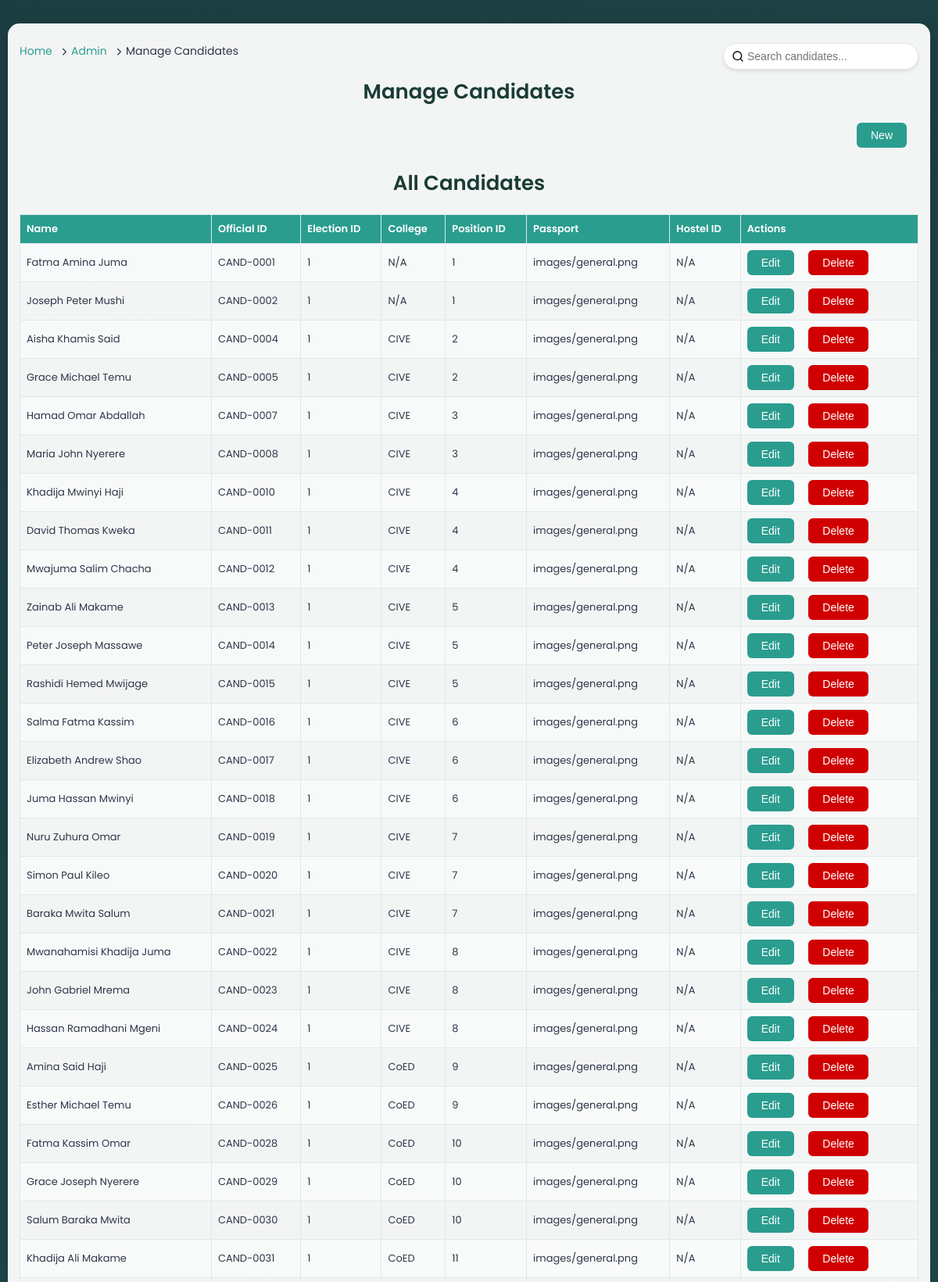
The page /admin-operations/manage-candidates.php (signed in, upper part) on the database its author committed.
### tables this page shows
CREATE TABLE `candidates` (
  `id` int NOT NULL,
  `official_id` varchar(30) DEFAULT NULL,
  `election_id` int DEFAULT NULL,
  `firstname` varchar(30) NOT NULL,
  `midname` varchar(30) DEFAULT NULL,
  `lastname` varchar(30) NOT NULL,
  `association` varchar(40) DEFAULT NULL,
  `college` varchar(50) DEFAULT NULL,
  `position_id` int NOT NULL,
  `pair_id` int DEFAULT NULL,
  `passport` varchar(400) DEFAULT 'images/general.png',
  `hostel_id` int DEFAULT NULL,
  PRIMARY KEY (`id`),
  KEY `official_id` (`official_id`),
  KEY `election_id` (`election_id`),
  CONSTRAINT `fk_elections` FOREIGN KEY (`election_id`) REFERENCES `elections` (`election_id`) ON DELETE SET NULL ON UPDATE CASCADE
);

### admin-operations/manage-candidates.php (the view, shortened to what this page needs)
<?php
$host = 'localhost';
$dbname = 'smartuchaguzi_db';
$username = 'root';
$password = 'Leonida1972@@@@';
try {
    $pdo = new PDO("mysql:host=$host;dbname=$dbname", $username, $password);
    $pdo->setAttribute(PDO::ATTR_ERRMODE, PDO::ERRMODE_EXCEPTION);
} catch (PDOException $e) {
    error_log("Connection failed: " . $e->getMessage());
    die("Connection failed. Please try again later.");
}
$errors = [];
$candidates = [];
try {
    $stmt = $pdo->prepare(
        "SELECT c.id, c.official_id, c.election_id, c.firstname, c.midname, c.lastname, c.association, c.college, c.position_id,
                c.passport, c.hostel_id, e.association AS election_association, cl.name AS college_name, ep.name AS position_name, h.name AS hostel_name
         FROM candidates c
         LEFT JOIN elections e ON c.election_id = e.election_id
         LEFT JOIN electionpositions ep ON c.position_id = ep.position_id
         LEFT JOIN colleges cl ON ep.college_id = cl.college_id
         LEFT JOIN hostels h ON ep.hostel_id = h.hostel_id"
    );
    $stmt->execute();
    $candidates = $stmt->fetchAll(PDO::FETCH_ASSOC);
} catch (PDOException $e) {
    error_log("Fetch candidates failed: " . $e->getMessage());
    $errors[] = "Failed to load candidates.";
}
?>
<!DOCTYPE html>
<html lang="en">
<head>
    <link rel="stylesheet" href="https://cdnjs.cloudflare.com/ajax/libs/font-awesome/6.0.0/css/all.min.css">
</head>
<body>
    <div class="container">
        <div class="breadcrumb">
            <a href="../index.html">Home</a> <i class="fas fa-chevron-right"></i>
            <a href="../admin-dashboard.php">Admin</a> <i class="fas fa-chevron-right"></i>
            <span>Manage Candidates</span>
        </div>
        <h2>Manage Candidates</h2>
        <div class="search-bar">
            <input type="text" id="searchInput" placeholder="Search candidates..." onkeyup="filterTable()">
        </div>
        <div class="action-bar">
            <button class="new-btn" onclick="openNewModal()">New</button>
        </div>
        <h3>All Candidates</h3>
        <?php if (empty($candidates)): ?>
            <p>No candidates found.</p>
        <?php else: ?>
            <table id="candidateTable">
                <tr>
                    <th>Name</th>
                    <th>Official ID</th>
                    <th>Election ID</th>
                    <th>College</th>
                    <th>Position ID</th>
                    <th>Passport</th>
                    <th>Hostel ID</th>
                    <th>Actions</th>
                </tr>
                <?php foreach ($candidates as $candidate): ?>
                    <tr>
                        <td><?php echo htmlspecialchars(($candidate['midname'] ? $candidate['firstname'] . ' ' . $candidate['midname'] . ' ' : $candidate['firstname'] . ' ') . $candidate['lastname']); ?></td>
                        <td><?php echo htmlspecialchars($candidate['official_id'] ?? 'N/A'); ?></td>
                        <td><?php echo htmlspecialchars($candidate['election_id'] ?? 'N/A'); ?></td>
                        <td><?php echo htmlspecialchars($candidate['college'] ?? 'N/A'); ?></td>
                        <td><?php echo htmlspecialchars($candidate['position_id'] ?? 'N/A'); ?></td>
                        <td><?php echo htmlspecialchars($candidate['passport'] ?? 'images/general.png'); ?></td>
                        <td><?php echo htmlspecialchars($candidate['hostel_id'] ?? 'N/A'); ?></td>
                        <td>
                            <button class="edit-btn" onclick="editCandidate(<?php echo $candidate['id']; ?>, '<?php echo addslashes($candidate['official_id'] ?? ''); ?>', '<?php echo addslashes($candidate['election_id'] ?? ''); ?>', '<?php echo addslashes($candidate['firstname'] ?? ''); ?>', '<?php echo addslashes($candidate['midname'] ?? ''); ?>', '<?php echo addslashes($candidate['lastname'] ?? ''); ?>', '<?php echo addslashes($candidate['association'] ?? ''); ?>', '<?php echo addslashes($candidate['college'] ?? ''); ?>', '<?php echo addslashes($candidate['position_id'] ?? ''); ?>', '<?php echo addslashes($candidate['passport'] ?? 'images/general.png'); ?>', '<?php echo addslashes($candidate['hostel_id'] ?? ''); ?>')">Edit</button>
                            <form method="POST" action="" style="display:inline;">
                                <button type="submit" class="delete-btn" name="delete_candidate" onclick="return confirm('Are you sure you want to delete this candidate? This action cannot be undone.');">Delete</button>
                            </form>
                        </td>
                    </tr>
                <?php endforeach; ?>
            </table>
        <?php endif; ?>
    </div>
</body>
</html>

### admin-operations/manage-candidates.php (style rules this page uses)
body { font-family: 'Poppins', sans-serif; background: linear-gradient(135deg, rgba(26, 60, 52, 0.8), rgba(34, 78, 68, 0.8)), url('images/cive.jpeg'); background-size: cover; background-attachment: fixed; color: #2d3748; min-height: 100vh; margin: 0; padding: 10px; display: flex; justify-content: center; align-items: flex-start; }
.container { max-width: 1200px; width: 100%; margin: 20px auto; background: rgba(255, 255, 255, 0.95); padding: 25px 15px; border-radius: 15px; box-shadow: 0 6px 25px rgba(0, 0, 0, 0.15); transition: transform 0.3s ease; position: relative; }
h2, h3 { text-align: center; color: #1a3c34; margin-bottom: 20px; font-size: 26px; font-weight: 600; }
.search-bar { position: absolute; top: 25px; right: 15px; width: 250px; display: flex; align-items: center; }
.search-bar input { width: 100%; padding: 8px 12px 8px 30px; border: 1px solid #e0e7ea; border-radius: 20px; font-size: 14px; background-size: 16px; box-shadow: 0 2px 4px rgba(0, 0, 0, 0.1); transition: border-color 0.3s ease, box-shadow 0.3s ease; }
.action-bar { margin-bottom: 15px; text-align: right; }
input { width: 100%; padding: 10px; border: 1px solid #e0e7ea; border-radius: 8px; font-size: 14px; box-sizing: border-box; background: #f9fafb; transition: border-color 0.3s ease, box-shadow 0.3s ease; }
button { padding: 8px 18px; border: none; border-radius: 6px; cursor: pointer; font-size: 14px; font-weight: 500; transition: background 0.3s ease, transform 0.2s ease; margin-right: 15px; }
.new-btn, .edit-btn { background: #2a9d8f; color: #fff; }
.delete-btn { background: #d00000; color: #fff; }
.breadcrumb { margin-bottom: 15px; font-size: 14px; display: flex; align-items: center; }
.breadcrumb a { color: #2a9d8f; text-decoration: none; margin-right: 6px; transition: color 0.3s ease; }
.breadcrumb span { color: #2d3748; margin-right: 6px; }
.breadcrumb i { margin: 0 6px; color: #2d3748; font-size: 10px; }
table { width: 100%; border-collapse: collapse; margin-top: 15px; }
th, td { padding: 8px; border: 1px solid #e0e7ea; text-align: left; font-size: 13px; }
th { background: #2a9d8f; color: #fff; font-weight: 600; }
tr:nth-child(even) { background: rgba(255, 255, 255, 0.5); }

### rows shown on the page
candidates: midname+firstname+lastname "Fatma Amina Juma", official "CAND-0001", election "1", college "N/A", position "1", passport "images/general.png", hostel "N/A"
candidates: midname+firstname+lastname "Joseph Peter Mushi", official "CAND-0002", election "1", college "N/A", position "1", passport "images/general.png", hostel "N/A"
candidates: midname+firstname+lastname "Aisha Khamis Said", official "CAND-0004", election "1", college "CIVE", position "2", passport "images/general.png", hostel "N/A"
candidates: midname+firstname+lastname "Grace Michael Temu", official "CAND-0005", election "1", college "CIVE", position "2", passport "images/general.png", hostel "N/A"
candidates: midname+firstname+lastname "Hamad Omar Abdallah", official "CAND-0007", election "1", college "CIVE", position "3", passport "images/general.png", hostel "N/A"
candidates: midname+firstname+lastname "Maria John Nyerere", official "CAND-0008", election "1", college "CIVE", position "3", passport "images/general.png", hostel "N/A"
candidates: midname+firstname+lastname "Khadija Mwinyi Haji", official "CAND-0010", election "1", college "CIVE", position "4", passport "images/general.png", hostel "N/A"
candidates: midname+firstname+lastname "David Thomas Kweka", official "CAND-0011", election "1", college "CIVE", position "4", passport "images/general.png", hostel "N/A"
candidates: midname+firstname+lastname "Mwajuma Salim Chacha", official "CAND-0012", election "1", college "CIVE", position "4", passport "images/general.png", hostel "N/A"
candidates: midname+firstname+lastname "Zainab Ali Makame", official "CAND-0013", election "1", college "CIVE", position "5", passport "images/general.png", hostel "N/A"
candidates: midname+firstname+lastname "Peter Joseph Massawe", official "CAND-0014", election "1", college "CIVE", position "5", passport "images/general.png", hostel "N/A"
candidates: midname+firstname+lastname "Rashidi Hemed Mwijage", official "CAND-0015", election "1", college "CIVE", position "5", passport "images/general.png", hostel "N/A"
candidates: midname+firstname+lastname "Salma Fatma Kassim", official "CAND-0016", election "1", college "CIVE", position "6", passport "images/general.png", hostel "N/A"
candidates: midname+firstname+lastname "Elizabeth Andrew Shao", official "CAND-0017", election "1", college "CIVE", position "6", passport "images/general.png", hostel "N/A"
candidates: midname+firstname+lastname "Juma Hassan Mwinyi", official "CAND-0018", election "1", college "CIVE", position "6", passport "images/general.png", hostel "N/A"
candidates: midname+firstname+lastname "Nuru Zuhura Omar", official "CAND-0019", election "1", college "CIVE", position "7", passport "images/general.png", hostel "N/A"
candidates: midname+firstname+lastname "Simon Paul Kileo", official "CAND-0020", election "1", college "CIVE", position "7", passport "images/general.png", hostel "N/A"
candidates: midname+firstname+lastname "Baraka Mwita Salum", official "CAND-0021", election "1", college "CIVE", position "7", passport "images/general.png", hostel "N/A"
candidates: midname+firstname+lastname "Mwanahamisi Khadija Juma", official "CAND-0022", election "1", college "CIVE", position "8", passport "images/general.png", hostel "N/A"
candidates: midname+firstname+lastname "John Gabriel Mrema", official "CAND-0023", election "1", college "CIVE", position "8", passport "images/general.png", hostel "N/A"
candidates: midname+firstname+lastname "Hassan Ramadhani Mgeni", official "CAND-0024", election "1", college "CIVE", position "8", passport "images/general.png", hostel "N/A"
candidates: midname+firstname+lastname "Amina Said Haji", official "CAND-0025", election "1", college "CoED", position "9", passport "images/general.png", hostel "N/A"
candidates: midname+firstname+lastname "Esther Michael Temu", official "CAND-0026", election "1", college "CoED", position "9", passport "images/general.png", hostel "N/A"
candidates: midname+firstname+lastname "Fatma Kassim Omar", official "CAND-0028", election "1", college "CoED", position "10", passport "images/general.png", hostel "N/A"
candidates: midname+firstname+lastname "Grace Joseph Nyerere", official "CAND-0029", election "1", college "CoED", position "10", passport "images/general.png", hostel "N/A"
candidates: midname+firstname+lastname "Salum Baraka Mwita", official "CAND-0030", election "1", college "CoED", position "10", passport "images/general.png", hostel "N/A"
candidates: midname+firstname+lastname "Khadija Ali Makame", official "CAND-0031", election "1", college "CoED", position "11", passport "images/general.png", hostel "N/A"
